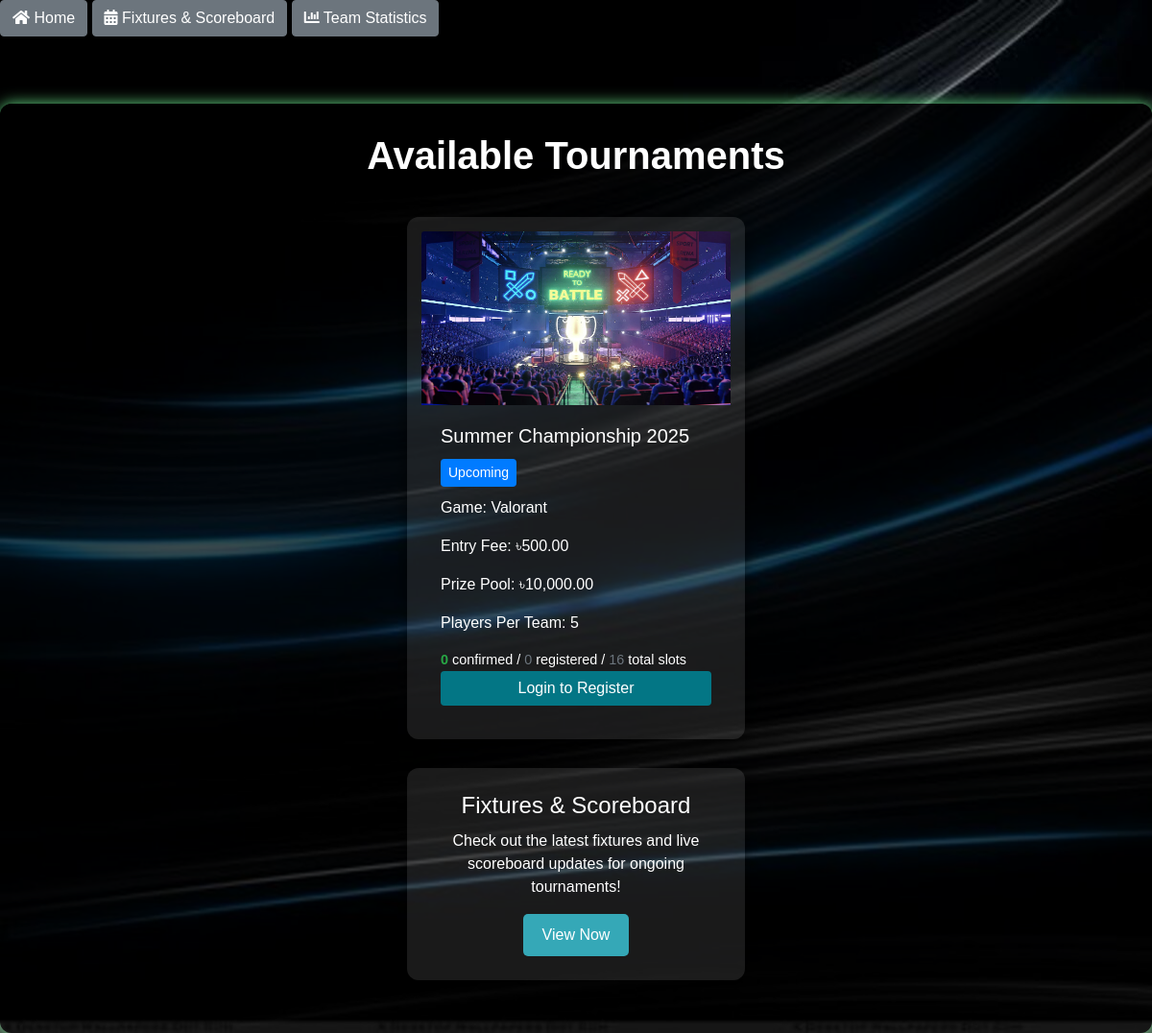
Page /tournament/tournaments.php on the committed database.
### tables this page shows
CREATE TABLE `tournaments` (
  `id` int(11) NOT NULL AUTO_INCREMENT,
  `tournament_name` varchar(255) NOT NULL,
  `description` text DEFAULT NULL,
  `game_type` varchar(255) NOT NULL,
  `entry_fee` decimal(10,2) NOT NULL DEFAULT 0.00,
  `prize_money` decimal(10,2) NOT NULL DEFAULT 0.00,
  `tournament_date` datetime NOT NULL,
  `registration_deadline` datetime NOT NULL,
  `slots` int(11) NOT NULL,
  `min_teams` int(11) NOT NULL DEFAULT 4,
  `max_teams` int(11) NOT NULL DEFAULT 16,
  `picture` varchar(255) DEFAULT NULL,
  `status` enum('upcoming','ongoing','completed','cancelled') DEFAULT 'upcoming',
  `created_at` timestamp NOT NULL DEFAULT CURRENT_TIMESTAMP,
  `updated_at` timestamp NOT NULL DEFAULT CURRENT_TIMESTAMP ON UPDATE CURRENT_TIMESTAMP,
  PRIMARY KEY (`id`),
  KEY `game_type` (`game_type`),
  CONSTRAINT `tournaments_ibfk_1` FOREIGN KEY (`game_type`) REFERENCES `games` (`game_name`) ON DELETE CASCADE ON UPDATE CASCADE
);

### tournament/tournaments.php (the view, shortened to what this page needs)
<?php
require_once('../db.php');
$query = "
    SELECT t.*, g.game_name, g.number_of_players,
    (SELECT COUNT(*) FROM team_registrations WHERE tournament_id = t.id AND payment_status = 'confirmed') as confirmed_teams,
    (SELECT COUNT(*) FROM team_registrations WHERE tournament_id = t.id) as total_registrations,
    (SELECT tr.payment_status
     FROM team_registrations tr
     WHERE tr.tournament_id = t.id
     AND tr.manager_email = ?
     LIMIT 1) as user_payment_status
    FROM tournaments t
    JOIN games g ON t.game_type = g.game_name
    WHERE t.status != 'completed'
    ORDER BY t.tournament_date ASC
";
$stmt = $conn->prepare($query);
$user_email = isset($_SESSION['user_email']) ? $_SESSION['user_email'] : '';
$stmt->bind_param("s", $user_email);
$stmt->execute();
$result = $stmt->get_result();
$user_registrations = [];
?>
<!DOCTYPE html>
<html lang="en">
<head>
    <link rel="stylesheet" href="https://stackpath.bootstrapcdn.com/bootstrap/4.5.2/css/bootstrap.min.css">
    <link rel="stylesheet" href="https://cdnjs.cloudflare.com/ajax/libs/font-awesome/5.15.4/css/all.min.css">
    <link rel="stylesheet" href="../assets/css/tournament.css">
</head>
<body>
<div class="nav-buttons mb-4">
    <a href="../index.php" class="btn btn-secondary">
        <i class="fas fa-home"></i> Home
    </a>
    <a href="fixtures & Scoreboard.php" class="btn btn-secondary">
        <i class="fas fa-calendar-alt"></i> Fixtures & Scoreboard
    </a>
    <a href="team_statistics.php" class="btn btn-secondary">
        <i class="fas fa-chart-bar"></i> Team Statistics
    </a>
</div>
<div class="container">
    <h1><b>Available Tournaments</b></h1>
    <div class="card-container">
        <?php while ($tournament = $result->fetch_assoc()): ?>
            <div class="card">
                <img src="<?php echo $tournament['picture'] ?? '../assets/images/Esports Tournament.jpg'; ?>" class="card-img-top" alt="Tournament Image">
                <div class="card-body">
                    <h5 class="card-title"><?php echo htmlspecialchars($tournament['tournament_name']); ?></h5>
                    <span class="tournament-status status-<?php echo $tournament['status']; ?>">
                        <?php echo ucfirst($tournament['status']); ?>
                    </span>
                    <p class="card-text">Game: <?php echo htmlspecialchars($tournament['game_name']); ?></p>
                    <p class="card-text">Entry Fee: ৳<?php echo number_format($tournament['entry_fee'], 2); ?></p>
                    <p class="card-text">Prize Pool: ৳<?php echo number_format($tournament['prize_money'], 2); ?></p>
                    <p class="card-text">Players Per Team: <?php echo $tournament['number_of_players']; ?></p>
                    <div class="slots-info">
                        <span class="confirmed"><?php echo $tournament['confirmed_teams']; ?></span> confirmed /
                        <span class="total"><?php echo $tournament['total_registrations']; ?></span> registered /
                        <span class="total"><?php echo $tournament['slots']; ?></span> total slots
                    </div>
                    <?php if ($tournament['user_payment_status']): ?>
                        <div class="status-badge status-<?php echo $tournament['user_payment_status']; ?>">
                            Registration <?php echo ucfirst($tournament['user_payment_status']); ?>
                        </div>
                    <?php elseif ($tournament['confirmed_teams'] >= $tournament['slots']): ?>
                        <div class="status-badge status-full">Tournament Full</div>
                    <?php else: ?>
                        <?php if (isset($_SESSION['user_id'])): ?>
                            <a href="registration.php?tournament_id=<?php echo $tournament['id']; ?>"
                               class="btn btn-primary">Register Now</a>
                        <?php else: ?>
                            <a href="../auth/login.php?redirect=tournament_registration&tournament_id=<?php echo $tournament['id']; ?>"
                               class="btn btn-primary">Login to Register</a>
                        <?php endif; ?>
                    <?php endif; ?>
                </div>
            </div>
        <?php endwhile; ?>
    </div>
    <div class="features-card">
        <h2>Fixtures & Scoreboard</h2>
        <p>Check out the latest fixtures and live scoreboard updates for ongoing tournaments!</p>
        <a href="fixtures & Scoreboard.php" class="register-button">View Now</a>
    </div>
</div>
</body>
</html>

### assets/css/tournament.css (style rules this page uses)
body { font-family: 'Poppins', sans-serif; background-image: url('../images/all_background.jpg'); background-size: cover; background-attachment: fixed; color: white; }
.container { margin-top: 70px; padding: 30px; background-color: rgba(1, 1, 1, 0.7); border-radius: 12px; color: white; box-shadow: 0 0 15px rgb(103, 218, 133); max-width: 1200px; }
.card-container { display: flex; flex-wrap: wrap; justify-content: center; gap: 20px; margin-bottom: 30px; }
.card { background-color: rgba(255, 255, 255, 0.1); border: none; border-radius: 12px; box-shadow: 0 4px 15px rgba(0, 0, 0, 0.5); width: 22rem; color: white; transition: transform 0.3s; padding: 15px; }
.card-title, .card-text { color: white; }
.btn-primary { background-color: rgb(3, 118, 133); border: none; width: 100%; }
h1 { text-align: center; margin-bottom: 40px; font-size: 2.5em; color: white; }
.features-card { background-color: rgba(255, 255, 255, 0.1); border-radius: 12px; padding: 25px; text-align: center; color: white; box-shadow: 0 4px 15px rgba(0, 0, 0, 0.5); width: 22rem; margin: 25px auto; }
.features-card h2 { font-size: 1.5rem; margin-bottom: 10px; }
.register-button { background-color: rgb(53, 168, 183); border: none; padding: 10px 20px; border-radius: 5px; color: white; text-decoration: none; display: inline-block; }

### tournament/tournaments.php (style rules this page uses)
.slots-info { font-size: 0.9em; margin-top: 5px; }
.slots-info .confirmed { color: #28a745; font-weight: bold; }
.slots-info .total { color: #6c757d; }
.tournament-status { padding: 0.25rem 0.5rem; border-radius: 0.25rem; font-size: 0.875rem; margin-bottom: 10px; display: inline-block; }
.status-upcoming { background-color: #007bff; color: white; }

### rows in the picture
tournaments: picture (picture), tournament_name "Summer Championship 2025", status "Upcoming", game_name "Valorant", entry_fee "500.00", prize_money "10,000.00", number_of_players "5", confirmed_teams "0", total_registrations "0", slots "16"
